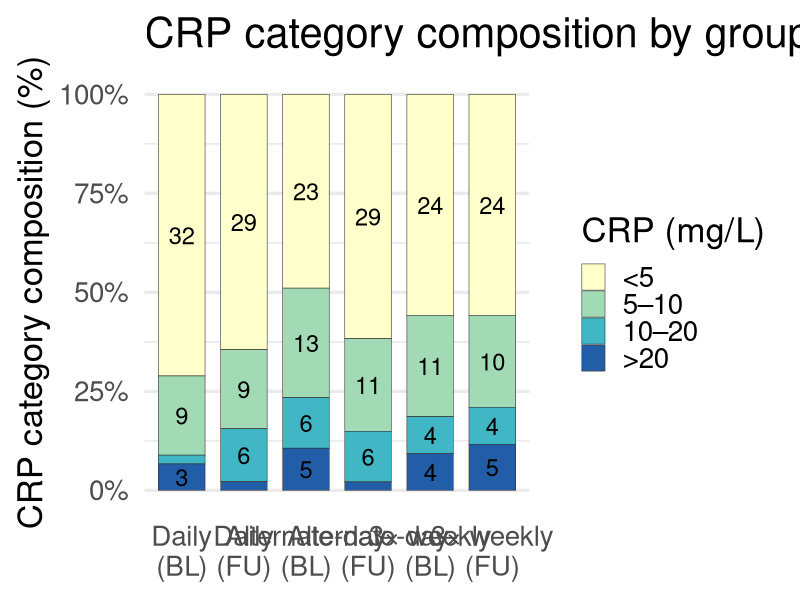

Generate this figure with R:
# Chapter 4: Impact of Iron Supplementation Frequency on Iron Biomarkers (PANDA Trial)
# Script: figure_crp_categories_stacked_bar.R
# Thesis: Haynes S (2026) DPhil, University of Oxford
#
library(dplyr)
library(tidyr)
library(ggplot2)
library(forcats)

# --- data as before ---
crp_tbl <- tribble(
  ~Group,           ~Time, ~Cat,          ~n, ~Ntot,
  "Daily",          "BL",  "<5",           32, 45,
  "Daily",          "FU",  "<5",           29, 45,
  "Daily",          "BL",  "5–10",          9,  45,
  "Daily",          "FU",  "5–10",          9,  45,
  "Daily",          "BL",  "10–20",         1,  45,
  "Daily",          "FU",  "10–20",         6,  45,
  "Daily",          "BL",  ">20",           3,  45,
  "Daily",          "FU",  ">20",           1,  45,
  
  "Alternate",      "BL",  "<5",           23, 47,
  "Alternate",      "FU",  "<5",           29, 47,
  "Alternate",      "BL",  "5–10",         13, 47,
  "Alternate",      "FU",  "5–10",         11, 47,
  "Alternate",      "BL",  "10–20",         6, 47,
  "Alternate",      "FU",  "10–20",         6, 47,
  "Alternate",      "BL",  ">20",           5, 47,
  "Alternate",      "FU",  ">20",           1, 47,
  
  "3× weekly",      "BL",  "<5",           24, 43,
  "3× weekly",      "FU",  "<5",           24, 43,
  "3× weekly",      "BL",  "5–10",         11, 43,
  "3× weekly",      "FU",  "5–10",         10, 43,
  "3× weekly",      "BL",  "10–20",         4, 43,
  "3× weekly",      "FU",  "10–20",         4, 43,
  "3× weekly",      "BL",  ">20",           4, 43,
  "3× weekly",      "FU",  ">20",           5, 43
) %>%
  mutate(
    Cat  = factor(Cat, levels = c("<5","5–10","10–20",">20")),
    Group = factor(Group, levels = c("Daily","Alternate","3× weekly")),
    Time  = factor(Time,  levels = c("BL","FU")),
    pct  = 100 * n / Ntot
  )

# --- make a tidy label for x-axis (Daily BL, Daily FU, etc.) ---
crp_tbl <- crp_tbl %>%
  mutate(GroupTime = interaction(Group, Time, sep = "_"))

# Ensure combined factor follows the correct order:
crp_tbl$GroupTime <- factor(
  crp_tbl$GroupTime,
  levels = c("Daily_BL","Daily_FU",
             "Alternate_BL","Alternate_FU",
             "3× weekly_BL","3× weekly_FU")
)

# --- plot ---
ggplot(crp_tbl, aes(x = GroupTime, y = pct, fill = Cat)) +
  geom_col(width = 0.75, color = "grey20", linewidth = 0.2) +
  geom_text(aes(label = ifelse(pct >= 6, n, "")),
            position = position_stack(vjust = 0.5), size = 6) +
  scale_y_continuous(labels = function(x) paste0(x, "%")) +
  scale_fill_brewer(palette = "YlGnBu", direction = 1) +
  labs(
    x = NULL, y = "CRP category composition (%)", 
    fill = "CRP (mg/L)",
    title = "CRP category composition by group at baseline (BL) and follow-up (FU)"
  ) +
  theme_minimal(base_size = 25) +
  theme(
    panel.grid.major.x = element_blank(),
    axis.text.x = element_text(angle = 0, hjust = 0.5)
  ) +
  scale_x_discrete(
    labels = c("Daily\n(BL)", "Daily\n(FU)",
               "Alternate-day\n(BL)", "Alternate-day\n(FU)",
               "3× weekly\n(BL)", "3× weekly\n(FU)")
  )
